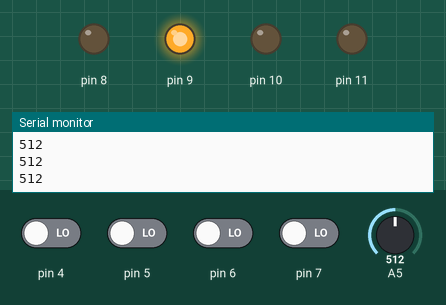
Recording of a sketch running on a simulated Arduino Uno, built with avr-gcc and run on an emulated ATmega328P. On the bench: output pins drawn as LEDs (lit = HIGH), the last lines printed to the serial monitor. Inputs (shaded band) come from the test bench; at power-on: pin 4–7 LOW, A5 = 512.

Above: at 1.2 s.
1.3 s: A5 set to 716
At 2.3 s:
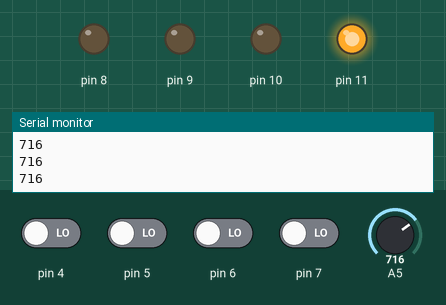
3.0 s: pin 4 driven HIGH
At 3.5 s:
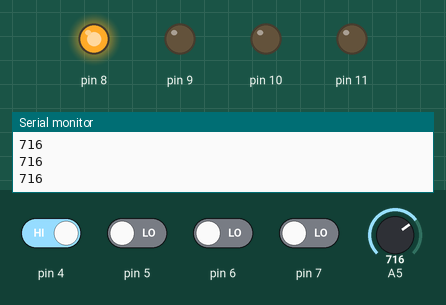
4.5 s: pin 5 driven HIGH
At 5.7 s:
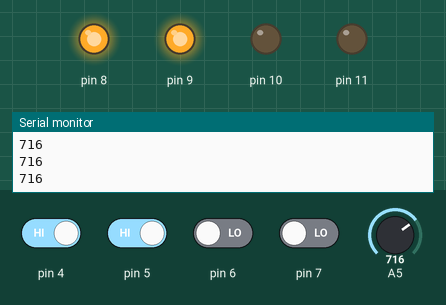
6.0 s: pin 6 driven HIGH
At 7.1 s:
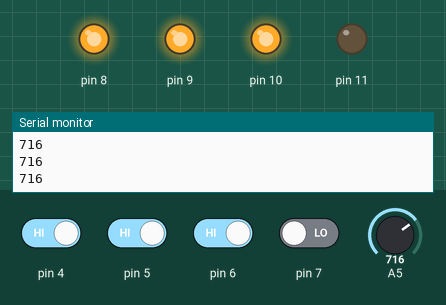
7.5 s: pin 7 driven HIGH
At 8.3 s:
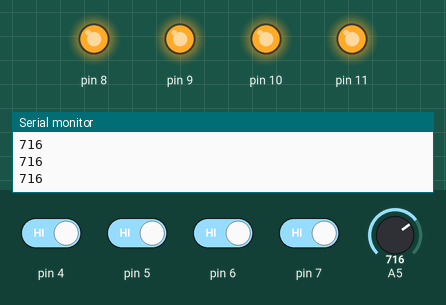
9.0 s: pin 5 driven LOW
At 9.5 s:
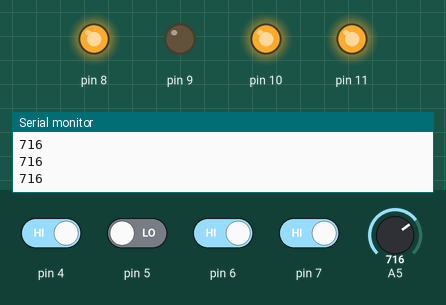
Timing chart, 0 to 11.5 s (numbered marks = the images above; inputs shaded):
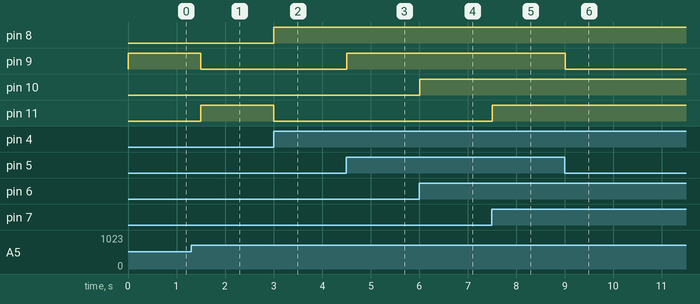

Measured:
- after the input at 1.3 s, pin 9: HIGH → LOW after 0.20 s; pin 11: LOW → HIGH after 0.20 s
- after the input at 3.0 s, pin 8: LOW → HIGH at once; pin 11: HIGH → LOW at once
- after the input at 4.5 s, pin 9: LOW → HIGH at once
- after the input at 6.0 s, pin 10: LOW → HIGH at once
- after the input at 7.5 s, pin 11: LOW → HIGH at once
- after the input at 9.0 s, pin 9: HIGH → LOW at once

The sketch:

lab1alse3corte.ino
```cpp
//Este programa tiene dos modos de operación:  1.Modo Passthrough el cual muestra en los leds D0, D1, D2 los valores que se seleccionen en S0, S1, S2.
//2.Modo Analog Reference donde se tiene en cuenta el valor leído de un Potenciómetro, y tenemos un valor de referencia que para nosotros es 534 y con S0, S1, S2 seleccionamos una tolerancia, el led D2  se activa cuando el valor del Potenciómetro supere la tolerancia positiva, el D1 se activa cuando el valor del Potenciómetro entre en el rango permitido por la tolerancia y el D0 se activa cuando el valor del Potenciómetro esté por debajo de la tolerancia negativa.
//S3 permite seleccionar el modo de operación, alto para el Modo Passthrough y se activa  D3. Bajo Modo Analog Reference  y se desactiva D3.

//Utilizamos el dipswich alrevez para poder tomar el nivel alto arriba para una mayor facilidad de interpretacion

 //Autores:Leidy Ximena Garzón y Sebastian Babativa Veloza
 //Versión:1.0


class Passthrough{//clase para el primer modo

  private:
  int led1,led2,led3,led4;
  int DIP1,DIP2,DIP3,DIP4;
  int valor,valor1,valor2,valor3;
  //

  public:
    void set_led_puertos(int p1, int p2, int p3, int p4,int di1,int di2,int di3,int di4)
    {
      led1=p1;
      led2=p2;
      led3=p3;
      led4=p4;
      DIP1=di1;
      DIP2=di2;
      DIP3=di3;
      DIP4=di4;
    }

    void configuracion_led()
    {
      pinMode(led1, OUTPUT);//señal de salida primer led
      pinMode(led2, OUTPUT);//señal de salida segundo led
      pinMode(led3, OUTPUT);//señal de salida tercer led
      pinMode(led4, OUTPUT);//señal de salida cuarto led
      pinMode(DIP1, INPUT);//señal de entrada s3 del dipswich
      pinMode(DIP2, INPUT);//señal de entrada s2 del dipswich
      pinMode(DIP3, INPUT);//señal de entrada s1 del dipswich
      pinMode(DIP4, INPUT);//señal de entrada s0  del dipswich

    }

    void set_led()
    {
      valor=digitalRead(DIP1);//valor de s3
      valor1=digitalRead(DIP2);//valor de s2
      valor2=digitalRead(DIP3);//valor de s1
      valor3=digitalRead(DIP4);//valor de s0

      if(valor==HIGH)

      {
        digitalWrite(led1, HIGH);//si s3 esta en alto prende D3

          if(valor1==HIGH)

          digitalWrite(led2, HIGH);//si s2 esta en alto prende D2
           else
          {
             digitalWrite(led2, LOW);
          }

            if(valor2==HIGH)

              digitalWrite(led3, HIGH);//si s2 esta en alto prende D1
            else
            {
              digitalWrite(led3, LOW);
            }

               if(valor3==HIGH)

                digitalWrite(led4, HIGH);
             else
              {
                digitalWrite(led4, LOW);//si s0 esta en alto prende D0
              }

       }

     }


};
class  Analog_Reference{//clase utilizada para el segundo modo
  private:

  int led1,led2,led3,led4;
  int DIP1,DIP2,DIP3,DIP4;
  int valor,valor1,valor2,valor3;
  int Pot,val_pot;
  float tolerancia,valor_ref,tol_pos,tol_neg;

  public:
    void set_puertos(int p1, int p2, int p3, int p4,int di1,int di2,int di3,int di4,int puert_pot)
    {
      led1=p1;
      led2=p2;
      led3=p3;
      led4=p4;
      DIP1=di1;
      DIP2=di2;
      DIP3=di3;
      DIP4=di4;
      Pot=puert_pot;

    }

    void configuracion()
    {
      pinMode(led1, OUTPUT);//señal de salida primer led
      pinMode(led2, OUTPUT);//señal de salida segundo led
      pinMode(led3, OUTPUT);//señal de salida tercer led
      pinMode(led4, OUTPUT);//señal de salida cuarto led
      pinMode(DIP1, INPUT);//señal de entrada s3 del dipswich
      pinMode(DIP2, INPUT);//señal de entrada s2 del dipswich
      pinMode(DIP3, INPUT);//señal de entrada s1 del dipswich
      pinMode(DIP4, INPUT);//señal de entrada s0  del dipswich
      pinMode(Pot, INPUT);//señal del potenciomentro(entrada análogica)

    }
    void set_pot()
    {
      valor=digitalRead(DIP1);//valor de s3
      valor1=digitalRead(DIP2);//valor de s2
      valor2=digitalRead(DIP3);//valor de s1
      valor3=digitalRead(DIP4);//valor de s0
      val_pot=analogRead(Pot);//valor del pontenciometro

      if(valor==LOW)
      {
        digitalWrite(led1, LOW);

      if(valor1==LOW && valor2==LOW && valor2==LOW )//si los dipswich estan en 000(0% tolerancia)
        tolerancia=0.00;
      else
      if(valor1==LOW && valor2==LOW && valor2==HIGH )//si los dipswich estan en 001(1% tolerancia)
        tolerancia=0.01;
      else
      if(valor1==LOW && valor2==HIGH && valor2==LOW )//si los dipswich estan en 010(2% tolerancia)
        tolerancia=0.02;
      else
      if(valor1==LOW && valor2==HIGH && valor2==HIGH )//si los dipswich estan en 011(3% tolerancia)
        tolerancia=0.03;
      else
      if(valor1==HIGH && valor2==LOW && valor2==LOW )//si los dipswich estan en 100(4% tolerancia)
        tolerancia=0.04;
      else
      if(valor1==HIGH && valor2==LOW && valor2==HIGH )//si los dipswich estan en 101(5% tolerancia)
        tolerancia=0.05;
      else
      if(valor1==HIGH && valor2==HIGH && valor2==LOW )//si los dipswich estan en 110(6% tolerancia)
        tolerancia=0.06;
      else
        tolerancia=0.07;//si los dipswich estan en 110(7% tolerancia)

     valor_ref=534;
     tol_pos=valor_ref+(valor_ref*tolerancia);//operación para obtener la tolerancia positiva
     tol_neg= valor_ref-(valor_ref*tolerancia);//operación para obtener la tolerancia negativa

        if(  val_pot >tol_pos)//D2 se activa cuando el valor ADC supera la tolerancia positiva
        digitalWrite(led4, HIGH);
        else
         {
           digitalWrite(led4, LOW);
         }
        if(  val_pot>tol_neg && val_pot<tol_pos)
          //D1 se activa cuando el valor ADC esta dentro del rango permitido por la tolerancia y el
          //valor de referencia.

         digitalWrite(led3, HIGH);
        else
        {
          digitalWrite(led3, LOW);
        }
        if(  val_pot<tol_neg )
          digitalWrite(led2, HIGH);//D0 se activa cuando el valor ADC está por debajo de la tolerancia negativa
        else
        {
          digitalWrite(led2, LOW);
        }
    }

    }
    void serial()
    {
      Serial.println(val_pot);
    }

};

Passthrough leds_ejemplo;//objeto para el primer modo
Analog_Reference ejemplo_pot;//objeto para el segundo modo


void setup()
{
  leds_ejemplo.set_led_puertos(8,9,10,11,4,5,6,7);
  leds_ejemplo.configuracion_led();
  ejemplo_pot. set_puertos(8,9,10,11,4,5,6,7,A5);
  ejemplo_pot. configuracion();
  Serial.begin(9600);
}

void loop()
{
  leds_ejemplo.set_led();
  ejemplo_pot.set_pot();
  ejemplo_pot.serial();
  delay(300);

}
```
